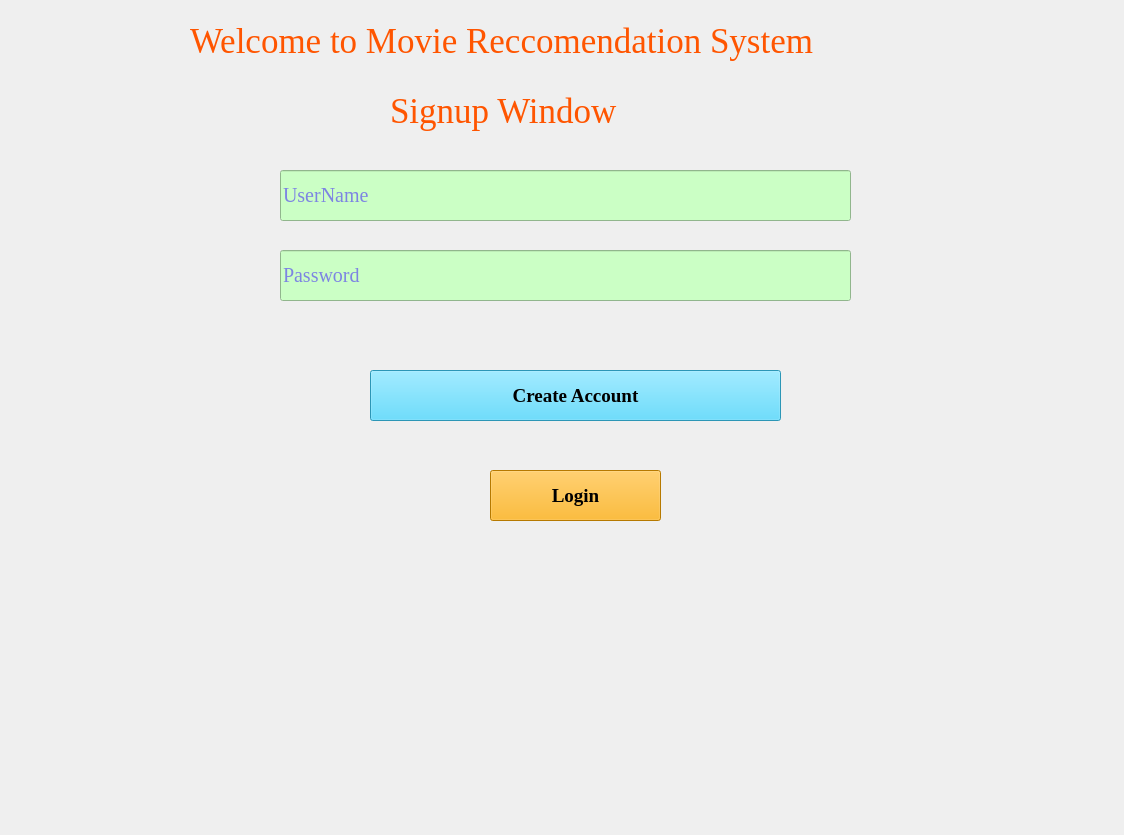
<?xml version="1.0" encoding="UTF-8"?>
<ui version="4.0">
 <class>MainWindow</class>
 <widget class="QMainWindow" name="MainWindow">
  <property name="geometry">
   <rect>
    <x>0</x>
    <y>0</y>
    <width>1124</width>
    <height>835</height>
   </rect>
  </property>
  <property name="windowTitle">
   <string>MainWindow</string>
  </property>
  <property name="styleSheet">
   <string notr="true">#centralwidget
{
	background-image:url(&quot;C:/Users/jaswa/Desktop/internship/projets/proj2/ui/image.jpg&quot;);
}</string>
  </property>
  <widget class="QWidget" name="centralwidget">
   <widget class="QLabel" name="head">
    <property name="geometry">
     <rect>
      <x>390</x>
      <y>70</y>
      <width>341</width>
      <height>81</height>
     </rect>
    </property>
    <property name="font">
     <font>
      <family>Times New Roman</family>
      <pointsize>26</pointsize>
      <weight>9</weight>
      <italic>false</italic>
      <bold>false</bold>
     </font>
    </property>
    <property name="styleSheet">
     <string notr="true">font: 75 26pt &quot;Times New Roman&quot;;
color:rgb(255, 85, 0)</string>
    </property>
    <property name="text">
     <string>Signup Window</string>
    </property>
   </widget>
   <widget class="QLineEdit" name="un">
    <property name="geometry">
     <rect>
      <x>280</x>
      <y>170</y>
      <width>571</width>
      <height>51</height>
     </rect>
    </property>
    <property name="font">
     <font>
      <family>Times New Roman</family>
      <pointsize>15</pointsize>
      <weight>50</weight>
      <italic>false</italic>
      <bold>false</bold>
     </font>
    </property>
    <property name="styleSheet">
     <string notr="true">background-color: rgb(203, 255, 197);
color: rgb(47, 10, 255);
font: 15pt &quot;Times New Roman&quot;;</string>
    </property>
    <property name="placeholderText">
     <string>UserName</string>
    </property>
   </widget>
   <widget class="QLineEdit" name="pw">
    <property name="geometry">
     <rect>
      <x>280</x>
      <y>250</y>
      <width>571</width>
      <height>51</height>
     </rect>
    </property>
    <property name="font">
     <font>
      <family>Times New Roman</family>
      <pointsize>15</pointsize>
      <weight>50</weight>
      <italic>false</italic>
      <bold>false</bold>
     </font>
    </property>
    <property name="styleSheet">
     <string notr="true">background-color: rgb(203, 255, 197);
color: rgb(47, 10, 255);
font: 15pt &quot;Times New Roman&quot;;</string>
    </property>
    <property name="echoMode">
     <enum>QLineEdit::Password</enum>
    </property>
    <property name="placeholderText">
     <string>Password</string>
    </property>
   </widget>
   <widget class="QPushButton" name="su">
    <property name="geometry">
     <rect>
      <x>370</x>
      <y>370</y>
      <width>411</width>
      <height>51</height>
     </rect>
    </property>
    <property name="font">
     <font>
      <family>Times New Roman</family>
      <pointsize>14</pointsize>
      <weight>75</weight>
      <bold>true</bold>
     </font>
    </property>
    <property name="styleSheet">
     <string notr="true">background-color: rgb(61, 210, 255);</string>
    </property>
    <property name="text">
     <string>Create Account</string>
    </property>
   </widget>
   <widget class="QPushButton" name="lg">
    <property name="geometry">
     <rect>
      <x>490</x>
      <y>470</y>
      <width>171</width>
      <height>51</height>
     </rect>
    </property>
    <property name="font">
     <font>
      <family>Times New Roman</family>
      <pointsize>14</pointsize>
      <weight>75</weight>
      <bold>true</bold>
     </font>
    </property>
    <property name="styleSheet">
     <string notr="true">background-color: rgb(255, 170, 0)</string>
    </property>
    <property name="text">
     <string>Login</string>
    </property>
   </widget>
   <widget class="QLabel" name="heading">
    <property name="geometry">
     <rect>
      <x>190</x>
      <y>20</y>
      <width>811</width>
      <height>41</height>
     </rect>
    </property>
    <property name="font">
     <font>
      <family>Times New Roman</family>
      <pointsize>26</pointsize>
      <weight>9</weight>
      <italic>false</italic>
      <bold>false</bold>
     </font>
    </property>
    <property name="styleSheet">
     <string notr="true">font: 75 26pt &quot;Times New Roman&quot;;
color:rgb(255, 85, 0)</string>
    </property>
    <property name="text">
     <string>Welcome to Movie Reccomendation System</string>
    </property>
   </widget>
   <widget class="QLabel" name="er">
    <property name="geometry">
     <rect>
      <x>44</x>
      <y>585</y>
      <width>1021</width>
      <height>51</height>
     </rect>
    </property>
    <property name="font">
     <font>
      <pointsize>12</pointsize>
     </font>
    </property>
    <property name="styleSheet">
     <string notr="true">color: rgb(255, 0, 0);</string>
    </property>
    <property name="text">
     <string/>
    </property>
    <property name="scaledContents">
     <bool>true</bool>
    </property>
    <property name="alignment">
     <set>Qt::AlignCenter</set>
    </property>
   </widget>
  </widget>
 </widget>
 <resources/>
 <connections/>
</ui>
